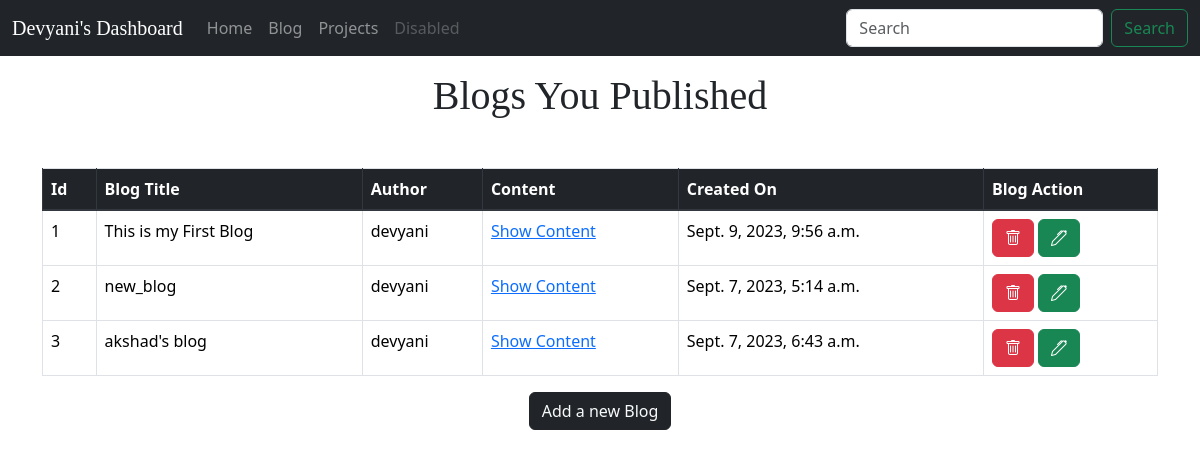
The page /dashboard/blog/ on the database its author committed.
### website/models.py (models this page shows, shortened)
class Blogs(models.Model):
    title = models.CharField(max_length=100, unique=True)
    author= models.CharField(max_length=20)
    updated_on = models.DateTimeField(auto_now= True)
    content = models.TextField()
    created_on = models.DateTimeField(auto_now= True)
    status = models.IntegerField(choices=STATUS, default=0)
    class Meta:
        ordering = ['-created_on']

### dashboard/views.py (the view)
# urls.py: path('blog/',views.BlogView.as_view(), name='blog_view'),
class BlogView(generic.ListView):
    model= Blogs
    template_name = 'dashboard/blog.html'
    context_object_name = 'blogs'
    def get_queryset(self):
        return Blogs.objects.order_by("id")

### dashboard/templates/dashboard/blog.html (shortened to what this page needs)
{% extends 'dashboard/base.html' %}
{% block contacts %}
<link href="https://cdn.jsdelivr.net/npm/bootstrap@5.3.1/dist/css/bootstrap.min.css" rel="stylesheet">
<link rel="stylesheet" href="https://cdn.jsdelivr.net/npm/bootstrap-icons@1.7.2/font/bootstrap-icons.css">
<div class="heading mt-3"><center><h1 style="font-family:cursive ;">Blogs You Published</h1></center></div>
<div class="container mt-5" id="items-table">
<table class="table table-bordered">
    <thead class="thead-dark">
      <tr>
        <th scope="col">Id</th>
        <th scope="col">Blog Title</th>
        <th scope="col">Author</th>
        <th scope="col">Content</th>
        <th scope="col">Created On</th>
        <th scope="col">Blog Action</th>
      </tr>
    </thead>
    <tbody>
        {% for blog in blogs  %}
      <tr>
        <td>{{forloop.counter}}</td>
        <td>{{blog.title}}</td>
        <td>{{blog.author}}</td>
        <td><a href = "{% url 'dashboard:contents' blog.id %}">Show Content</a></td>
        <td>{{blog.created_on}}</td>
        <td><a href="{% url 'dashboard:delete_blog' blog.id %}"><button type="button" class="btn btn-danger"><i class="bi bi-trash"></i></button></a>
            <a href="{% url 'dashboard:update' blog.id %}"><button type="button" class="btn btn-success">
                <i class="bi bi-pen"></i></button>
              </a>
        </td>
      </tr>
      {% empty %}
      <p>No messages Received</p>
      {% endfor %}
    </tbody>
  </table>
</div>
<div class="newbutton">
    <center><a href="{% url 'dashboard:new_blog' %}"><button class="btn btn-dark text-light">Add a new Blog</button></a></center>
</div>
{% endblock %}

### rows shown on the page
Blogs: title "This is my First Blog", author "devyani", created_on "Sept. 9, 2023, 9:56 a.m."
Blogs: title "new_blog", author "devyani", created_on "Sept. 7, 2023, 5:14 a.m."
Blogs: title "akshad's blog", author "devyani", created_on "Sept. 7, 2023, 6:43 a.m."
